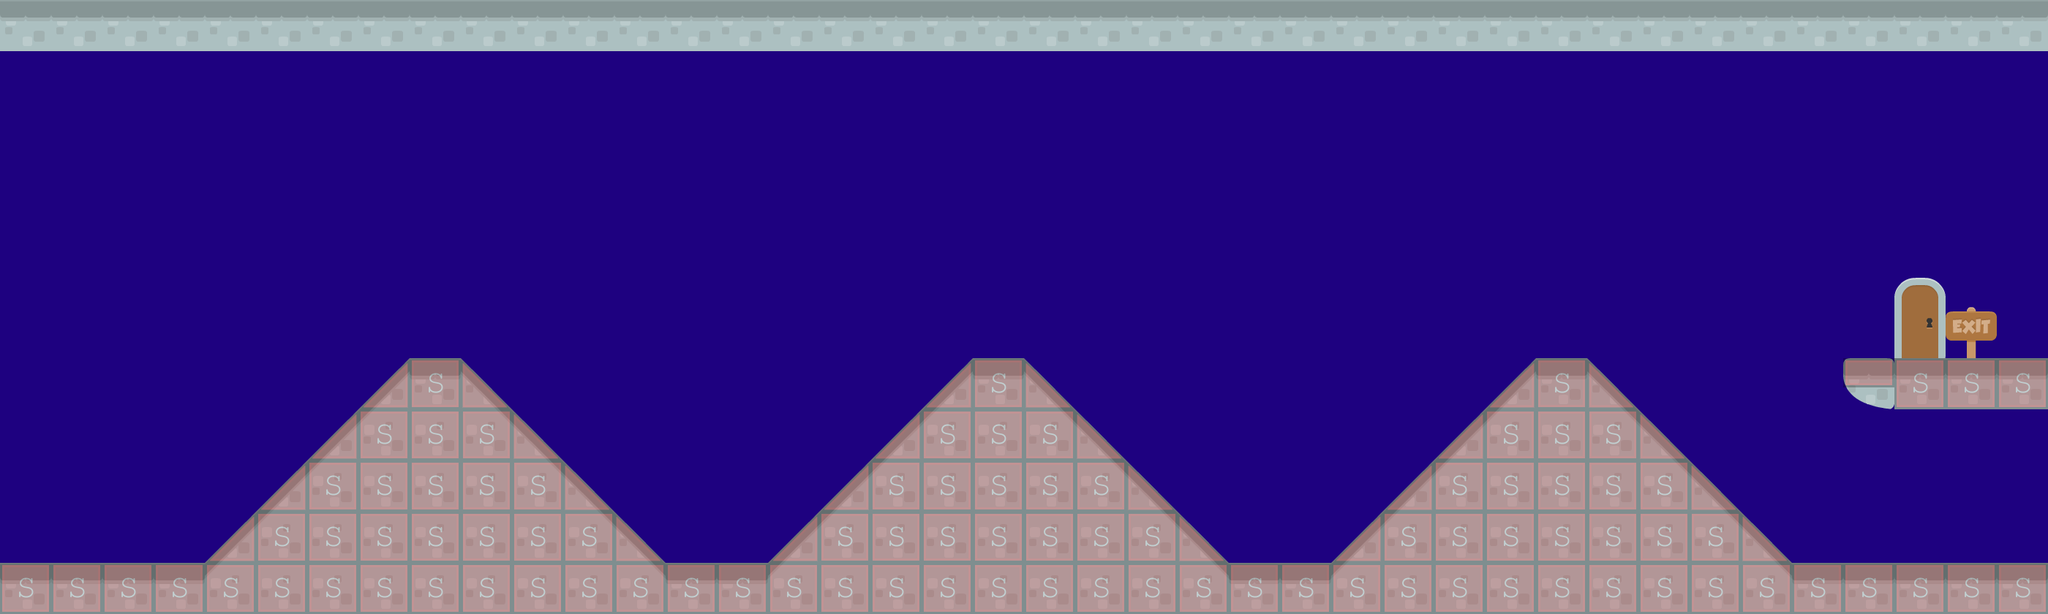

Tiled map render using the project's own tile images. Description and the map definition, with tile-layer contents summarised, below:
An orthogonal 40x12 tile map with 70x70 px tiles, 2 tile layers (background1, collision), 3 tilesets and 5 objects (4x BadGuy, LevelTrigger).

<map version="1.0" orientation="orthogonal" renderorder="right-down" width="40" height="12" tilewidth="70" tileheight="70" backgroundcolor="#1e0180">
 <tileset firstgid="1" name="background-tiles" tilewidth="70" tileheight="70">
  <image source="../img/background-tiles.png" width="910" height="910" />
 </tileset>
 <tileset firstgid="170" name="meta-tiles" tilewidth="70" tileheight="70">
  <image source="../img/meta-tiles.png" width="350" height="70" />
  <tile id="1">
   <properties>
    <property name="Type" value="lslope" />
   </properties>
  </tile>
  <tile id="2">
   <properties>
    <property name="type" value="solid" />
   </properties>
  </tile>
  <tile id="3">
   <properties>
    <property name="Type" value="rslope" />
   </properties>
  </tile>
  <tile id="4">
   <properties>
    <property name="Type" value="solid" />
   </properties>
  </tile>
 </tileset>
 <tileset firstgid="175" name="Tiles_0" tilewidth="70" tileheight="70">
  <image source="../img/Tiles_0.png" width="600" height="1000" />
 </tileset>
 <layer name="background1" width="40" height="12">
  <data>[480 cells, 159 non-empty, 10 distinct tile ids]</data>
 </layer>
 <layer name="collision" width="40" height="12" opacity="0.26">
  <data>[480 cells, 116 non-empty, 4 distinct tile ids]</data>
 </layer>
 <objectgroup name="EnemyEntities">
  <object name="BadGuy" x="917.778" y="702.222" width="131.111" height="68.8889" />
  <object name="BadGuy" x="1688.89" y="700" width="128.889" height="66.6667" />
  <object name="BadGuy" x="2106.67" y="424.444" width="64.4444" height="64.4444" />
  <object name="BadGuy" x="2593.33" y="706.667" width="142.222" height="62.2222" />
 </objectgroup>
 <objectgroup name="trigger-entities">
  <properties>
   <property name="xSpawn" value="400" />
   <property name="ySpawn" value="0" />
  </properties>
  <object name="LevelTrigger" x="2588.89" y="357.778" width="75.5556" height="133.333">
   <properties>
    <property name="level" value="JDT-level-07" />
   </properties>
  </object>
 </objectgroup>
</map>
